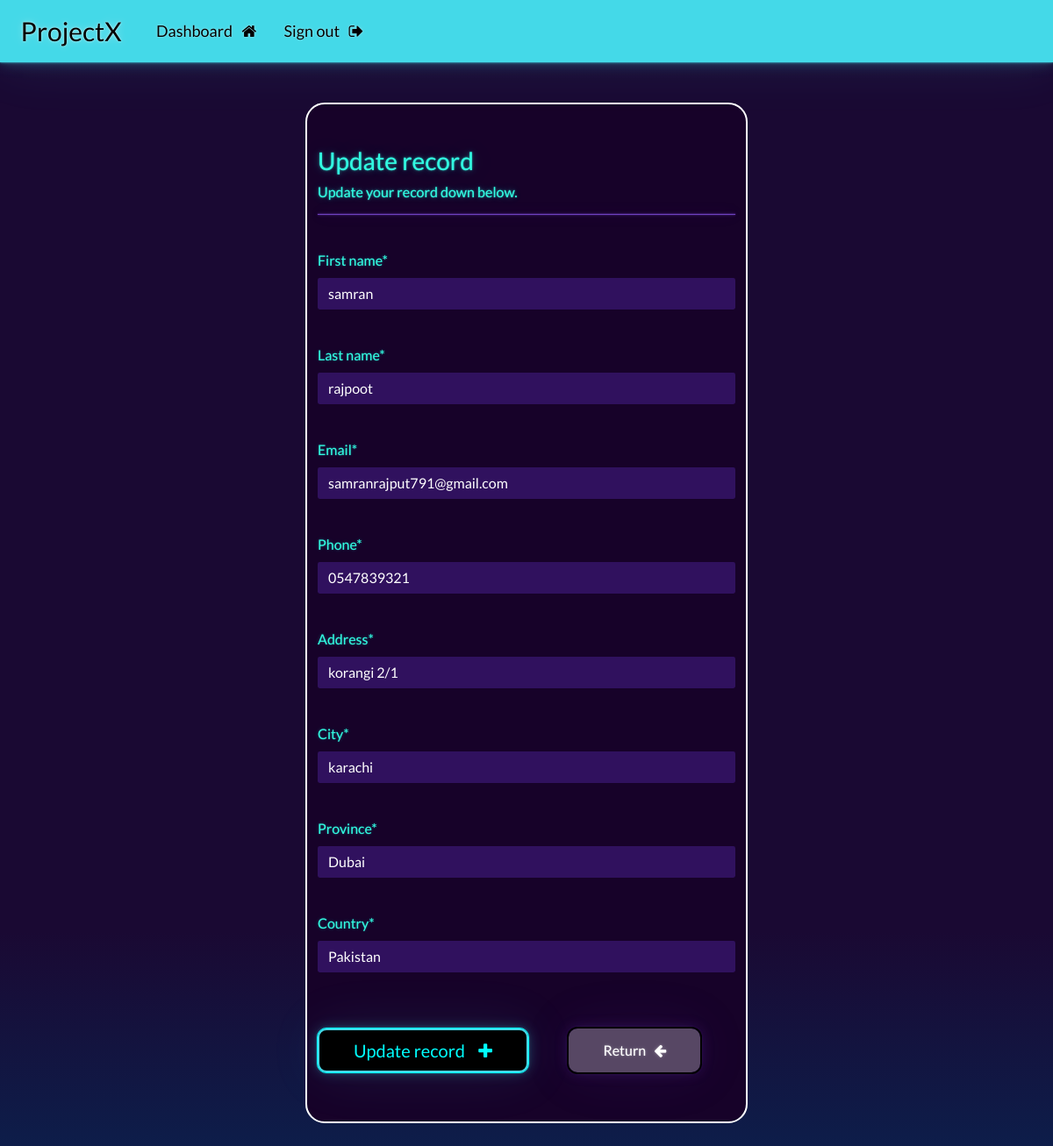
Page /update-record/12 (signed in) on the committed database.
### information/models.py (models this page shows, shortened)
class Record(models.Model):
    creation_date = models.DateTimeField(auto_now_add=True)
    first_name=models.CharField(max_length=100)
    last_name=models.CharField(max_length=100)
    email=models.CharField(max_length=255)
    phone=models.CharField(max_length=20)
    address=models.CharField(max_length=300)
    city=models.CharField(max_length=255)
    province=models.CharField(max_length=200)
    country=models.CharField(max_length=125)

### information/views.py (the view)
# urls.py: path('update-record/<int:pk>', views.update_record, name="update-record"),
@login_required(login_url='my-login')
def update_record(request, pk):
    record=Record.objects.get(id=pk)
    form=UpdateRecordForm(instance=record)
    if request.method=="POST":
        form=UpdateRecordForm(request.POST,instance=record)
        if form.is_valid():
            form.save()
            messages.success(request, "Your record was updated!")
            return redirect("dashboard")
    context={'form':form}
    return render(request,'information/update-record.html', context=context)

### information/forms.py
class UpdateRecordForm(forms.ModelForm):
    class Meta:
        model = Record
        fields = ['first_name', 'last_name','email','phone','address','city','province','country']

### information/templates/information/update-record.html (shortened to what this page needs)
{% extends "information/base.html" %}
{% load crispy_forms_tags %}
{% block content %}
    <body>
        <div class='container bg-dark shadow-mdp-5 s10'>
            <br>
            <br>
            <h3>Update record</h3>
            <h6>Update your record down below. </h6>
            <hr>
            <br>
            <form method='POST' autocomplete='off'>
                {{form.first_name|as_crispy_field}}
                <br>
                {{form.last_name|as_crispy_field}}
                <br>
                {{form.email|as_crispy_field}}
                <br>
                {{form.phone|as_crispy_field}}
                <br>
                {{form.address|as_crispy_field}}
                <br>
                {{form.city|as_crispy_field}}
                <br>
                {{form.province|as_crispy_field}}
                <br>
                {{form.country|as_crispy_field}}
                <br>
                <br>
                <button type='submit' class='btn btn-outline-light'>Update record&nbsp;&nbsp;&nbsp;&nbsp;<i class="fa fa-plus" aria-hidden="true"></i></button>
                <a href="{% url 'dashboard'%}" class="btn btn-dark s12">Return&nbsp;&nbsp;&nbsp;<i class="fa fa-arrow-left" aria-hidden="true"></i></a>
            </form>
        </div>
    </body>
{% endblock  %}

### static/css/styles.css (style rules this page uses)
.shadow-mdp-5 { border-radius: 20px; width: 500px; }
.btn-outline-light { height: 50px; width: 240px; background-color: black; font-size: 20px; border-radius: 10px; color: aqua; outline: 1px solid aqua; }
.s10 { outline: 2px solid white; height: 145vh; margin-bottom: 50px; }
.s12 { background-color: rgba(255, 255, 255, 0.274); color: white; outline: 2px solid black; border-radius: 10px; height: 50px; padding-top: 13px; width: 150px; }

### rows in the picture
Record: first_name "samran", last_name "rajpoot", email "samranrajput791@gmail.com", phone "0547839321", address "korangi 2/1", city "karachi", province "Dubai", country "Pakistan"
